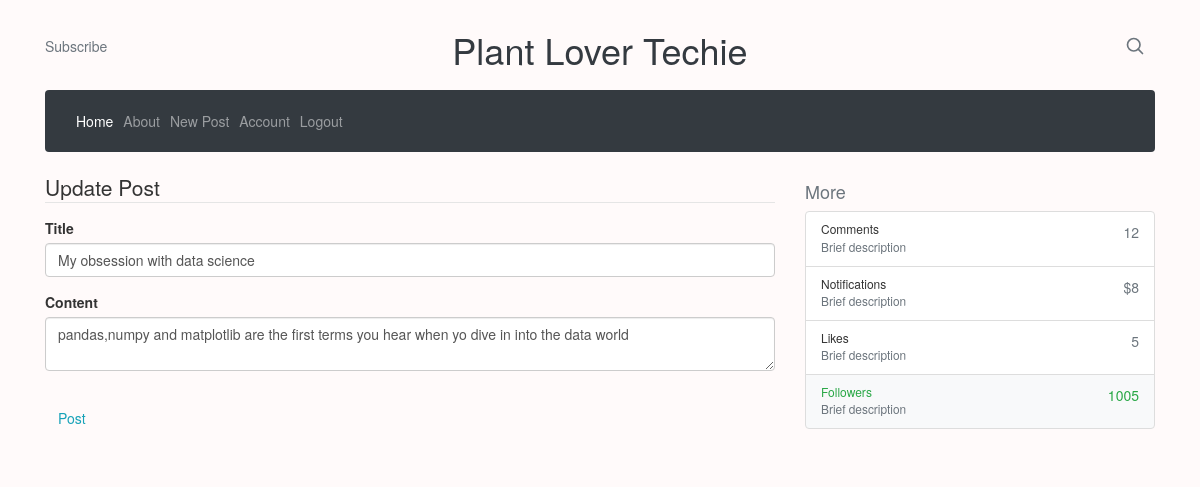
The app's page /post/3/update (signed in) with its own data.
### Flaskblog/models.py (models this page shows, shortened)
class Post(db.Model):
    id = db.Column(db.Integer, primary_key=True)
    title = db.Column(db.String(100), unique=True, nullable=False)
    date_posted = db.Column(db.DateTime,nullable=False, default=datetime.utcnow)
    content= db.Column(db.Text, nullable=False)
    user_id = db.Column(db.Integer, db.ForeignKey('user.id'), nullable=False)

### Flaskblog/routes.py (the view)
@app.route('/post/<int:post_id>/update',methods=["GET","POST"])
@login_required
def update(post_id):
    post =Post.query.get_or_404(post_id)
    if post.author != current_user:
        abort(403)
    form =PostForm()
    if form.validate_on_submit():
        post.title = form.title.data
        post.content =form.content.data
        db.session.commit()
        flash('Your post has been updated!','success')
        return redirect(url_for('post',post_id=post_id))
    elif request.method == 'GET':
        form.title.data =post.title
        form.content.data =post.content
    return render_template('create_post.html', title = 'New Post',
                            form = form , legend ='Update Post')

### Flaskblog/forms.py
class PostForm(FlaskForm):
    title = StringField('Title',validators= [DataRequired()])
    content = TextAreaField('Content',validators= [DataRequired()])
    submit = SubmitField('Post')

### Flaskblog/models.py (called while the page is built)
@login_manager.user_loader
def load_user(user_id):
    return User.query.get(int(user_id))

### Flaskblog/templates/create_post.html (shortened to what this page needs)
{% extends "layout.html" %}
{% block content %}
<div class="content-section">
    <form action="" method="post">
        <fieldset class="form-group">
            <legend class="border_bottom mb-4">{{ legend }}</legend>
            <div class="form-group">
                {{form.title.label(class='form-control-label')}}
                {%if form.title.errors %}
                    {{form.title.label(class='form-control-label form-control-lg is invalid')}}
                        <div class="invalid_feedback" text-color="">
                            {%for error in form.title.errors%}
                            <span>{{error}}</span>
                            {% endfor %}
                        </div>
                {% else %}
                    {{form.title(class='form-control form-control-lg')}}
                {% endif %}
            </div>
            <div class="form-group">
                {{form.content.label(class='form-control-label')}}
                {%if form.content.errors %}
                    {{form.content.label(class='form-control-label form-control-lg is invalid')}}
                        <div class="invalid_feedback">
                            {%for error in form.content.errors%}
                            <span>{{error}}</span>
                            {% endfor %}
                        </div>
                {% else %}
                    {{form.content(class='form-control form-control-lg')}}
                {% endif %}
            </div>
        </fieldset>
        <div class="form-group">
            {{form.submit(class="btn btn-outline-info")}}
        </div>
    </form>
</div>
{% endblock content %}

### Flaskblog/static/main.css (style rules this page uses)
body { background: snow; }

### records on screen
Post: title "My obsession with data science", content "pandas,numpy and matplotlib are the first terms you hear when yo dive in into the data world"

### other values on screen
{{ legend }} "Update Post"
